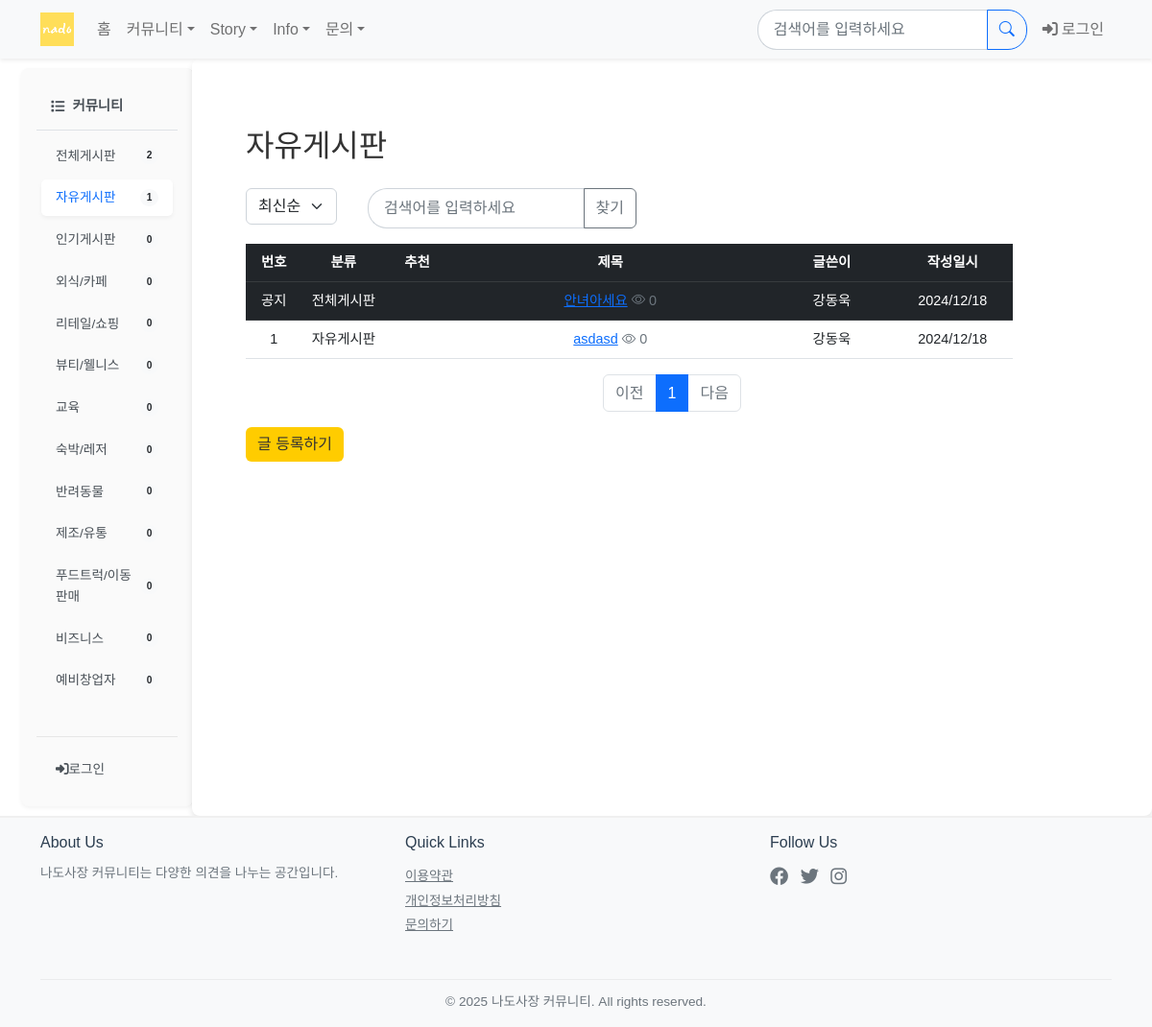
The page /board/category/free on the database its author committed.
### board/models.py (models this page shows, shortened)
class Category(models.Model):
    TYPE_CHOICES = (
        ('board', '글게시판'),
        ('story', '이야기게시판'),
        ('advertise','광고게시판'),
        ('info','정보게시판')
    )
    name = models.CharField(max_length=50, unique=True)
    slug = models.SlugField(max_length=200, unique=True)
    description = models.TextField(blank=True)
    order = models.IntegerField(default=0)
    is_active = models.BooleanField(default=True)
    is_business = models.BooleanField(default=False)  # 사업 분야 대분류에 해당. profile, 회원가입에 사용됨.
    type = models.CharField(max_length=10, choices=TYPE_CHOICES, default='board')
    created_at = models.DateTimeField(auto_now_add=True)

class Question(models.Model):
    category = models.ForeignKey(
        Category,
        on_delete=models.SET_NULL,
        null=True,
        related_name='questions'
    )
    author = models.ForeignKey(settings.AUTH_USER_MODEL, on_delete=models.CASCADE, related_name='author_question')
    subject = models.CharField(max_length=200)
    content = models.TextField()
    modify_date = models.DateTimeField(null=True, blank=True)
    create_date = models.DateTimeField()
    up_voter = models.ManyToManyField(settings.AUTH_USER_MODEL, related_name='question_up_voter',blank=True)
    down_voter = models.ManyToManyField(settings.AUTH_USER_MODEL, related_name='question_down_voter',blank=True)
    is_notice = models.BooleanField(default=False)
    bookmarks = models.ManyToManyField(settings.AUTH_USER_MODEL, related_name='bookmarked_questions', blank=True)
    view_count = models.PositiveIntegerField(default=0)

### common/models.py (models this page shows, shortened)
class CustomUser(AbstractBaseUser, PermissionsMixin):
    username = models.CharField(
        _('닉네임'),
        max_length=150,
        unique = True,
        help_text=_('필수. 150자 이내로 입력해주세요.')
    )
    user_id = models.CharField(
        _('아이디'),
        max_length=30,
        unique=True,
        help_text=_('필수. 로그인에 사용될 아이디를 입력해주세요.')
    )
    email = models.EmailField(
        _('이메일'),
        unique=True,
        help_text=_('필수. 인증에 사용될 이메일을 입력해주세요.')
    )
    business_type = models.ForeignKey(
        BusinessType,
        on_delete=models.SET_NULL,
        null=True,
        blank=True,
        verbose_name=_('업종'),
        related_name='users'
    )
    business_name = models.CharField(
        _('사업장 이름'),
        max_length=100,
        blank=True,
        null=True
    )
    is_active = models.BooleanField(
        _('활성화'),
        default=False,
        help_text=_('이메일 인증 후 활성화됩니다.')
    )
    is_staff = models.BooleanField(
        _('admin 접근 권한'),
        default=False
    )
    is_admin = models.BooleanField(
        _('일반 관리자 권한'),
        default=False
    )
    is_superuser = models.BooleanField(
        _('최고 관리자 권한'),
        default=False
    )
    is_advertise = models.BooleanField(
        _('광고주 권한'),
        default=False
    )
    is_restricted = models.BooleanField(default=False)  # 계정 정지 여부
    restrict_end_date = models.DateTimeField(null=True, blank=True)  # 정지 해제 예정일
    date_joined = models.DateTimeField(_('가입일'), default=timezone.now)
    email_verified = models.BooleanField(_('이메일 인증됨'), default=False)
    objects = CustomUserManager()
    USERNAME_FIELD = 'user_id'
    EMAIL_FIELD = 'email'
    REQUIRED_FIELDS = ['username', 'email']
    class Meta:
        verbose_name = _('사용자')
        verbose_name_plural = _('사용자들')

### board/views/category_views.py (the view, shortened to what this page needs)
# urls.py: path('category/<str:slug>',category_views.category_questions, name = 'category_questions'),
def category_questions(request, slug):
    if slug == 'all':
        category = type('Category', (), {'name': '전체게시판', 'slug': 'all','type': 'board'})()
        question_list = Question.objects.filter(category__type='board')
    else:
        category = get_object_or_404(Category, slug=slug)
        question_list = Question.objects.filter(category=category)
    so = request.GET.get('so', 'recent')
    kw = request.GET.get('kw', '')
    if so == 'recommend':
        question_list = question_list.annotate(voter_count=Count('up_voter')).order_by('-voter_count', '-create_date')
    elif so == 'popular':
        question_list = question_list.annotate(answer_count=Count('answer')).order_by('-answer_count', '-create_date')
    else:  # recent
        question_list = question_list.order_by('-create_date')
    notice_list = list(question_list.filter(is_notice=True))
    normal_list = list(question_list.filter(is_notice=False))
    if slug != 'all' and category.type == 'board':
        all_notices = Question.objects.filter(
            category__slug='all',
            is_notice=True
        ).order_by('-create_date')
        question_list = list(all_notices) + notice_list + normal_list
    else:
        question_list = notice_list + normal_list
    paginator = Paginator(question_list, 10)
    page = request.GET.get('page', '1')
    page_obj = paginator.get_page(page)
    max_idx = len(paginator.page_range)
    request.session['last_visited_type'] = category.type
    request.session['current_category'] = slug # current session에 저장 -> bread_crumb // 글 작성시 기존 게시판 돌아가는 기능
    request.session['last_page'] = request.GET.get('page', '1')
    request.session['last_sort'] = request.GET.get('so', 'recent')
    request.session['last_keyword'] = request.GET.get('kw', '')
    context = {
        'category': category,
        'question_list': page_obj,
        'max_index': max_idx,
        'page': page,
        'kw': kw,
        'so': so,
        'current_type': category.type,  # 현재 타입
        'current_category': slug , # 현재 카테고리
    }
    return render(request, 'board/question_list.html', context)

### board/context_processors.py (called while the page is built)
def categories(request):
    return {
        'categories' : Category.objects.filter(is_active = True).order_by('order')
    }

def board_categories(request):
    board_categories = Category.objects.filter(is_active=True,type='board')
    return {
        'board_categories' : Category.objects.filter(is_active=True,type='board').order_by('order'),
        'board_Q_count' : Question.objects.filter(category__in=board_categories).count(),
        'user_count' : CustomUser.objects.filter(is_active=True).count()
            }

def board_business_categories(request):
    return {
        'business_categories' : Category.objects.filter(is_active=True,type='board',is_business=True).order_by('order'),
        'nonbusiness_categories' : Category.objects.filter(is_active=True,type='board',is_business=False).order_by('order')
            }

def each_categories(request):
    return {
        'story_categories' : Category.objects.filter(is_active=True,type='story').order_by('order'),
        'info_categories' : Category.objects.filter(is_active=True,type='info').order_by('order') ,
        'advertise_categories' : Category.objects.filter(is_active=True,type='advertise').order_by('order')
    }

### board/templatetags/board_filter.py (called while the page is built, shortened)
@register.filter
def sub(value,arg):
    return value - arg

@register.filter
def time_since(value):
    now = timezone.localtime()
    value = timezone.localtime(value)
    diff = now - value
    seconds = diff.total_seconds()
    if seconds >= 604800:
        return value.strftime("%Y/%m/%d")

### templates/board/question_list.html (shortened to what this page needs)
{% extends "base.html" %}
{% load board_filter %}
{% block content %}
<div class="container my-3">
    <div class="row justify-content-between">
        <div class="col-4">
            <h2>{{ category.name }}</h2>
        </div>
    </div>
    <div class="row justify-content-start my-3">
        <div class="col-auto me-2">
            <select class="form-select so">
                <option value="recent" {% if so == 'recent' %}selected{% endif %}>최신순</option>
            </select>
        </div>
        <div class="col-4">
            <div class="input-group">
                <input type="text" class="form-control kw" value="{{ kw|default_if_none:'' }}" placeholder="검색어를 입력하세요">
                <button class="btn btn-outline-secondary" type="button" id="btn_search">
                    찾기
                </button>
            </div>
        </div>
    </div>
    <div class="d-none d-md-block">
    <table class="table table-hover question-list">
        <thead>
            <tr class="text-center table-dark">
                <th>번호</th>
                <th>분류</th>
                <th>추천</th>
                <th style="width:40%">제목</th>
                <th>글쓴이</th>
                <th>작성일시</th>
            </tr>
        </thead>
        <tbody>
            {% if question_list %}
                {% for question in question_list %}
                {% if question.is_notice %}
                    <tr class="text-center table-dark" id="question-{{ question.id }}">
                        <td>공지</td>
                {% else %}
                    <tr class="text-center" id="question-{{ question.id }}">
                        <td>{{ question_list.paginator.count|sub:question_list.start_index|sub:forloop.counter0|add:1 }}</td>
                {% endif %}
                        <td>{{question.category.name}}</td>
                        <td>
                        </td>
                        <td class="text-center">
                            <a href="{% url 'board:detail' question.id %}">{{ question.subject }}</a>
                            <span class="text-muted">
                                <i class="bi bi-eye"></i> {{ question.view_count }}
                            </span>
                        </td>
                        <td>
                            <div class="username-action">
                                <span>{{ question.author.username }}</span>
                            </div>
                        </td>
                        <td>{{ question.create_date|time_since }}</td>
                    </tr>
                {% endfor %}
            {% else %}
                <tr>
                    <td colspan="{% if user.is_admin or user.is_superuser %}7{% else %}6{% endif %}">
                        질문이 없습니다.
                    </td>
                </tr>
            {% endif %}
        </tbody>
    </table>
    </div>
    <ul class="pagination justify-content-center">
        {% if question_list.has_previous %}
        <li class="page-item">
            <a href="#" data-page="{{question_list.previous_page_number}}" class="page-link">이전</a>
        </li>
        {%else%}
        <li class="page-item disabled">
            <a href="#" class="page-link" tabindex="-1" aria-disabled="true">이전</a>
        </li>
        {% endif %}
        {% for page_number in question_list.paginator.page_range %}
        {% if page_number >= question_list.number|add:-3 and page_number <= question_list.number|add:3 %}
            {% if page_number == question_list.number %}
            <li class="page-item active" aria-current="page">
                <a href="#" data-page="{{page_number}}" class="page-link">{{page_number}}</a>
            </li>
            {%else%}
            <li class="page-item">
                <a href="#" data-page="{{page_number}}" class="page-link">{{page_number}}</a>
            </li>
            {% endif %}
        {% endif %}
        {% endfor %}
        {% if question_list.has_next %}
        <li class="page-item">
            <a href="#" data-page="{{question_list.next_page_number}}" class="page-link">다음</a>
        </li>
        {%else%}
        <li class="page-item disabled">
            <a href="#" tabindex="-1" aria-disabled="true" class="page-link">다음</a>
        </li>
        {% endif %}
    </ul>
    <a href="{%url 'board:question_create'%}" class="btn btn-primary">글 등록하기</a>
</div>
{% endblock %}

### templates/_sidebar.html (shortened to what this page needs)
<div class="col-md-2 p-0">
    <div class="sidebar">
        <div class="nav flex-column">
            {% if category or current_type %}
            {% if request.session.last_visited_type %}
            <h6 class="sidebar-heading d-flex align-items-center">
                {% if request.session.last_visited_type == 'board' %}
                    <i class="fas fa-list me-2"></i>커뮤니티
                {% elif request.session.last_visited_type == 'story' %}
                    <i class="fas fa-book me-2"></i>이야기 게시판
                {% elif request.session.last_visited_type == 'advertise' %}
                    <i class="fas fa-ad me-2"></i>광고 게시판
                {% endif %}
            </h6>
            <div class="nav flex-column mb-4">
                {% for cat in categories %}
                    {% if cat.type == request.session.last_visited_type %}
                    <li class="nav-item">
                    <a class="nav-link {% if current_category == cat.slug %}active{% endif %}"
                        href="{% url 'board:category_questions' cat.slug %}">
                        <div class="d-flex justify-content-between align-items-center">
                            <span>{{ cat.name }}</span>
                            <small class="badge rounded-pill bg-light text-dark">
                                {% if cat.slug != 'all' %}
                                {{ cat.questions.count }}
                                {% else %}
                                {{board_Q_count}}
                                {% endif %}
                            </small>
                        </div>
                    </a>
                    </li>
                    {% endif %}
                {% endfor %}
            </div>
            {% endif %}
            {% endif %}
            <hr class="sidebar-divider">
            {% if user.is_authenticated %}
            <li class="nav-item">
                <a href="{%url 'common:delete_account'%}" class="nav-link text-danger" onclick="return confirm('정말로 회원탈퇴 페이지로 이동하시겠습니까?');">
                    <i class="fas fa-user-times"></i>회원탈퇴
                </a>
            </li>
            <li class="nav-item">
                <a href="{% url 'common:logout'%}" class="nav-link">
                    <i class="fas fa-sign-out-alt"></i> 로그아웃
                </a>
            </li>
            {% else %}
            <li class="nav-item">
                <a href="{% url 'common:login'%}" class="nav-link">
                    <i class="fas fa-sign-in-alt"></i>로그인
                </a>
            </li>
            {% endif %}
        </div>
    </div>
</div>

### static/style.css (style rules this page uses)
:root { --sidebar-width: 240px; --primary-color: #2C3E50; --hover-color: #f8f9fa; --active-color: #e9ecef; }
.sidebar { width: 180px; background-color: #f8f9fa; border-radius: 8px; margin: 10px; box-shadow: 0 2px 4px rgba(0,0,0,0.05); }
.sidebar .nav-link { color: #495057; font-size: 0.85rem; padding: 8px 15px; margin: 3px 5px; border-radius: 5px; transition: all 0.2s ease; }
.sidebar .nav-link.active { background-color: #fff; color: #0d6efd; font-weight: 500; box-shadow: 0 2px 4px rgba(0,0,0,0.05); }
.sidebar-heading { color: #495057; font-size: 0.9rem; font-weight: 600; padding: 15px; margin-bottom: 5px; border-bottom: 1px solid #dee2e6; }
.table { vertical-align: middle; }
.table > :not(caption) > * > * { padding: 1rem 0.75rem; }
.btn-primary { background-color: var(--primary-color); border: none; }
.form-control { border-radius: 20px 0 0 20px; }
.nav-link { font-weight: 500; }
.username-action { position: relative; cursor: pointer; }

### templates/navbar.html (style rules this page uses)
.form-control { border-radius: 20px 0 0 20px; border-right: none; padding: 0.5rem 1rem; }

### templates/board/question_list.html (style rules this page uses)
.question-list { font-size: 0.9rem; width: 90%; }
.question-list th, .question-list td { padding: 0.5rem; vertical-align: middle; word-break: keep-all; }
.question-list td:nth-child(4) { max-width: 300px; white-space: nowrap; overflow: hidden; text-overflow: ellipsis; }
.question-list th:nth-child(1), .question-list td:nth-child(1) { width: 7%; }
.question-list th:nth-child(2), .question-list td:nth-child(2) { width: 10%; }
.question-list th:nth-child(3), .question-list td:nth-child(3) { width: 8%; }
.question-list th:nth-child(5), .question-list td:nth-child(5), .question-list th:nth-child(6), .question-list td:nth-child(6) { width: 15%; }

### templates/base.html (style rules this page uses)
body { font-family: 'Noto Sans KR', sans-serif; line-height: 1.6; color: #333; }
.btn-primary { background-color: #ffcc00; border-color: #ffcc00; color: #333; }
.sidebar { background-color: #fafafa; border-right: 1px solid #f0f0f0; padding: 1rem; }
hr { margin: 0.75rem 0; opacity: 0.1; }

### rows shown on the page
Category: name "전체게시판", board_Q_count "2"
Category: name "자유게시판", questions.count "1"
Category: name "인기게시판", questions.count "0"
Category: name "외식/카페", questions.count "0"
Category: name "리테일/쇼핑", questions.count "0"
Category: name "뷰티/웰니스", questions.count "0"
Category: name "교육", questions.count "0"
Category: name "숙박/레저", questions.count "0"
Category: name "반려동물", questions.count "0"
Category: name "제조/유통", questions.count "0"
Category: name "푸드트럭/이동판매", questions.count "0"
Category: name "비즈니스", questions.count "0"
Category: name "예비창업자", questions.count "0"
Question: category.name "전체게시판", subject "안녀아세요", view_count "0", author.username "강동욱", create_date "2024/12/18"
Question: paginator.count|sub "1", category.name "자유게시판", subject "asdasd", view_count "0", author.username "강동욱", create_date "2024/12/18"

### other values the page prints
{{ page_number }} "1"
